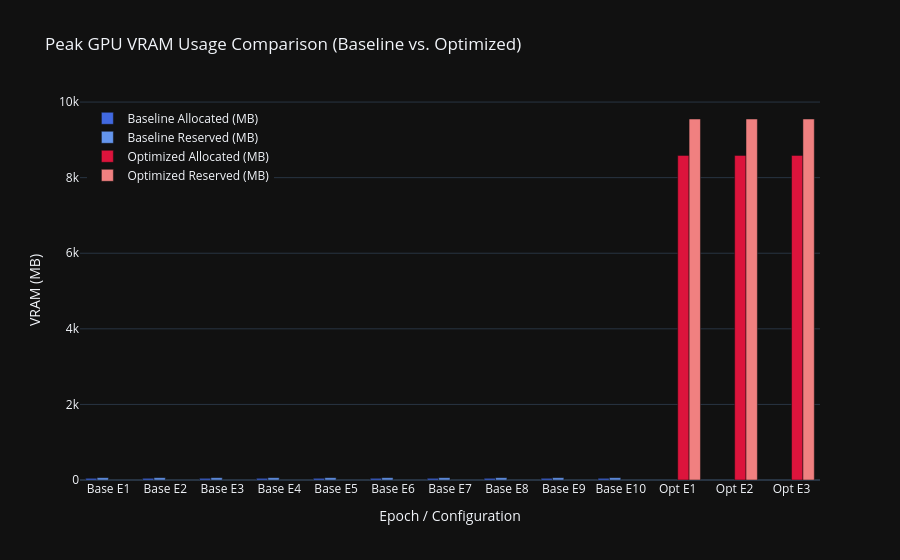

Notebook code for this chart:
### Markdown cell above
## 2. Hardware Utilization (Peak VRAM Allocated vs. Reserved)

VRAM allocation tracking is crucial in LLM engineering. 
- **Allocated Memory**: The VRAM actively holding tensors.
- **Reserved Memory**: The VRAM cached by PyTorch's memory allocator (caching allocator) to avoid the high overhead of repeatedly querying the CUDA driver.

### Code cell
fig_vram = go.Figure()
# Baseline
fig_vram.add_trace(go.Bar(
    x=[f"Base E{e}" for e in df['epoch']], 
    y=df['peak_vram_allocated_mb'],
    name='Baseline Allocated (MB)',
    marker_color='royalblue'
))
fig_vram.add_trace(go.Bar(
    x=[f"Base E{e}" for e in df['epoch']], 
    y=df['peak_vram_reserved_mb'],
    name='Baseline Reserved (MB)',
    marker_color='cornflowerblue'
))

# Optimized
fig_vram.add_trace(go.Bar(
    x=[f"Opt E{e}" for e in df_adv['epoch']], 
    y=df_adv['peak_vram_allocated_mb'],
    name='Optimized Allocated (MB)',
    marker_color='crimson'
))
fig_vram.add_trace(go.Bar(
    x=[f"Opt E{e}" for e in df_adv['epoch']], 
    y=df_adv['peak_vram_reserved_mb'],
    name='Optimized Reserved (MB)',
    marker_color='lightcoral'
))

fig_vram.update_layout(
    barmode='group',
    title_text='Peak GPU VRAM Usage Comparison (Baseline vs. Optimized)',
    xaxis_title='Epoch / Configuration',
    yaxis_title='VRAM (MB)',
    template='plotly_dark',
    legend=dict(x=0.01, y=0.99)
)
fig_vram.show()

### Figure 1 — Plotly figure (JSON) as saved in the notebook; plotly's stock layout.template omitted (floating-point values rounded to 4 significant figures)
{"data": [{"marker": {"color": "royalblue"}, "name": "Baseline Allocated (MB)", "type": "bar", "x": ["Base E1", "Base E2", "Base E3", "Base E4", "Base E5", "Base E6", "Base E7", "Base E8", "Base E9", "Base E10"], "y": [43.91, 43.91, 43.91, 43.91, 43.91, 43.91, 43.91, 43.91, 43.91, 43.91]}, {"marker": {"color": "cornflowerblue"}, "name": "Baseline Reserved (MB)", "type": "bar", "x": ["Base E1", "Base E2", "Base E3", "Base E4", "Base E5", "Base E6", "Base E7", "Base E8", "Base E9", "Base E10"], "y": [60.0, 60.0, 60.0, 60.0, 60.0, 60.0, 60.0, 60.0, 60.0, 60.0]}, {"marker": {"color": "crimson"}, "name": "Optimized Allocated (MB)", "type": "bar", "x": ["Opt E1", "Opt E2", "Opt E3"], "y": [8590.0, 8590.0, 8590.0]}, {"marker": {"color": "lightcoral"}, "name": "Optimized Reserved (MB)", "type": "bar", "x": ["Opt E1", "Opt E2", "Opt E3"], "y": [9552.0, 9552.0, 9552.0]}], "layout": {"barmode": "group", "legend": {"x": 0.01, "y": 0.99}, "title": {"text": "Peak GPU VRAM Usage Comparison (Baseline vs. Optimized)"}, "xaxis": {"title": {"text": "Epoch / Configuration"}}, "yaxis": {"title": {"text": "VRAM (MB)"}}}}
